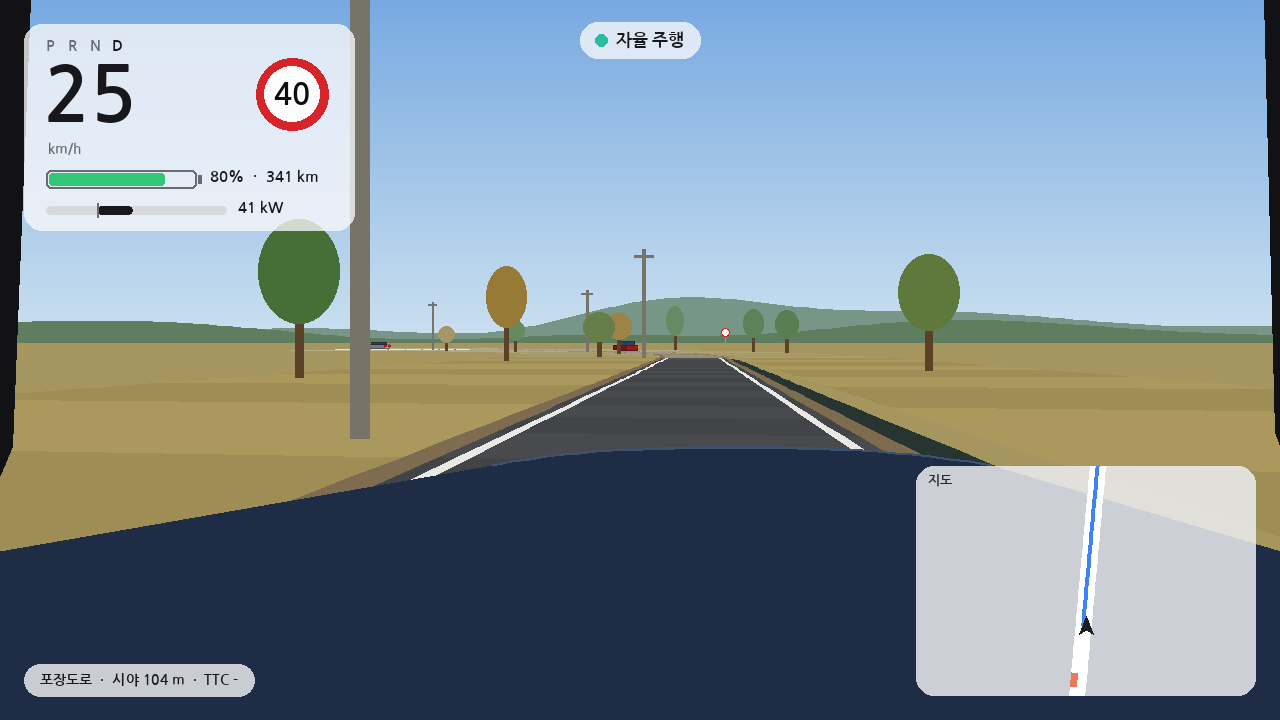
#> input picture autonomous_driving/media/driver_main_still.png, 1280 x 720 px
$ python -i viz.py   (imports and definitions only)
#> lines starting #> are read from the running program, lines starting #| are printed output that depends on the picture
"""인식·추적·예측을 카메라 영상과 옆 평면도에 그리는 도구. 예측 = 색 상자·점선, 정답 = 흰 점선(구별)."""
from __future__ import annotations

import numpy as np
from PIL import Image, ImageDraw, ImageFont

from ..vision.camera import LABELS

PAL = np.array([[0, 0, 0], [90, 90, 90], [255, 255, 255], [0, 120, 255], [255, 0, 200], [255, 140, 0],
                [120, 120, 0], [255, 40, 30], [255, 200, 0], [40, 255, 120], [100, 60, 30]], np.uint8)
COL = dict(car=(0, 160, 255), ped=(255, 0, 200), object=(255, 140, 0), signal=(255, 220, 0))


def overlay(img, cls_map, dets, lamps, alpha=0.35):
    base = Image.fromarray(img).convert("RGBA")
    m = Image.fromarray(PAL[cls_map]).convert("RGBA")
    m.putalpha(int(255 * alpha))
    out = Image.alpha_composite(base, m).convert("RGB")
    dr = ImageDraw.Draw(out)
    for d in dets:
        col = COL.get(d.cls, (255, 255, 0))
        u0, v0, u1, v1 = d.box
        dr.rectangle((u0, v0, u1, v1), outline=col, width=2)
        dr.text((u0, max(0, v0 - 10)), f"{d.cls} {d.dist:.0f}±{d.sigma:.0f}m", fill=col)
    for l in lamps:
        col = {"red": (255, 40, 30), "yellow": (255, 200, 0), "green": (40, 255, 120)}[l.extra["state"]]
        u0, v0, u1, v1 = l.box
        dr.ellipse((u0 - 2, v0 - 2, u1 + 2, v1 + 2), outline=col, width=2)
        dr.text((u0, v0 - 10), f"{l.extra['state']} {l.fwd:.0f}m", fill=col)
    return out


def birdseye(frame, scale=6.0, ahead=50.0, side=12.0):
    """평면도 한 장 (예측 = 색, 정답 = 흰 점선). scale px/m."""
    H = int(ahead * scale) + 40
    W = int(2 * side * scale) + 40
    im = Image.new("RGB", (W, H), (30, 32, 36))
    dr = ImageDraw.Draw(im)
    ox, oy = W // 2, H - 20

    def xy(fwd, left):
        return ox - left * scale, oy - fwd * scale

    # 격자
    for d in range(0, int(ahead) + 1, 10):
        y = oy - d * scale
        dr.line((0, y, W, y), fill=(50, 55, 60))
        dr.text((2, y - 8), f"{d}m", fill=(120, 120, 120))
    # 내 차
    dr.rectangle((ox - 0.9 * scale, oy - 3.25 * scale, ox + 0.9 * scale, oy + 0.75 * scale), outline=(220, 220, 220), width=2)
    # 차선·도로 경계
    marks, lb, rb = frame["lanes"]
    for pts, col in ((marks, (200, 200, 200)), (lb, (180, 180, 80)), (rb, (180, 180, 80))):
        for p in pts:
            if 0 < p[0] < ahead and abs(p[1]) < side:
                u, v = xy(p[0], p[1])
                dr.ellipse((u - 1, v - 1, u + 1, v + 1), fill=col)
    # 예측 경로
    for p in frame["path"]:
        u, v = xy(p[1], p[2])
        if 0 < p[1] < ahead:
            dr.ellipse((u - 2, v - 2, u + 2, v + 2), fill=(80, 220, 80))
    # 추적 물체 + 예측 (색)
    for tid, cls, pe, ve, sig, conf, miss, traj in frame["tracks"]:
        if pe[0] < -2 or pe[0] > ahead or abs(pe[1]) > side:
            continue
        col = COL.get(cls, (255, 255, 0))
        u, v = xy(pe[0], pe[1])
        r = (2.0 if cls == "car" else 0.6) * scale
        if conf:
            dr.ellipse((u - r, v - r, u + r, v + r), outline=col, width=2)
        else:
            dr.ellipse((u - r, v - r, u + r, v + r), outline=col)
        # 2σ 불확실성
        rr = (sig * 2 + 0.5) * scale
        dr.ellipse((u - rr, v - rr, u + rr, v + rr), outline=(*col, ), width=1)
        dr.text((u + 3, v - 8), f"#{tid}", fill=col)
        for t, p, s in traj:
            uu, vv = xy(p[0], p[1])
            if 0 < p[0] < ahead:
                dr.ellipse((uu - 1, vv - 1, uu + 1, vv + 1), fill=col)
                if abs(t - 2.0) < 0.2 or abs(t - 3.0) < 0.2:
                    rs = (s * 2 + 0.5) * scale
                    dr.ellipse((uu - rs, vv - rs, uu + rs, vv + rs), outline=col)
    # 정답 (흰 점선 상자 — 예측과 구별)
    for k, cls, fx, ly, vel, npx in frame["gt"]:
        if 0 < fx < ahead and abs(ly) < side:
            u, v = xy(fx, ly)
            r = (2.0 if cls == "car" else 0.6) * scale
            for d in range(-int(r), int(r) + 1, 3):
                dr.point((u + d, v - r), fill=(255, 255, 255))
                dr.point((u + d, v + r), fill=(255, 255, 255))
                dr.point((u - r, v + d), fill=(255, 255, 255))
                dr.point((u + r, v + d), fill=(255, 255, 255))
    # 신호
    for l in frame["lamps"]:
        col = {"red": (255, 40, 30), "yellow": (255, 200, 0), "green": (40, 255, 120)}[l.extra["state"]]
        stop = l.fwd + 2.45 - 22.0
        if 0 < stop < ahead:
            y = oy - stop * scale
            dr.line((ox - 4 * scale, y, ox + 4 * scale, y), fill=col, width=2)
            dr.text((ox + 4 * scale, y - 8), f"정지선({l.extra['state']})", fill=col)
    note = frame.get("reason") or "정상"
    dr.text((4, 4), f"v={frame['v']*3.6:.0f}km/h  빈공간={frame.get('free',0):.0f}m  {note}", fill=(230, 230, 230))
    dr.text((4, H - 14), "색=예측(인식) · 흰 점선=시뮬 정답(측정용)", fill=(160, 160, 160))
    return im


def compose(frame):
    left = overlay(frame["img"], frame["cls"], frame["dets"], frame["lamps"])
    right = birdseye(frame)
    H = max(left.height, right.height)
    canvas = Image.new("RGB", (left.width + right.width, H), (20, 20, 20))
    canvas.paste(left, (0, 0))
    canvas.paste(right, (left.width, 0))
    return canvas

>>> import cv2
>>> picture = cv2.imread('../../media/driver_main_still.png', cv2.IMREAD_GRAYSCALE)
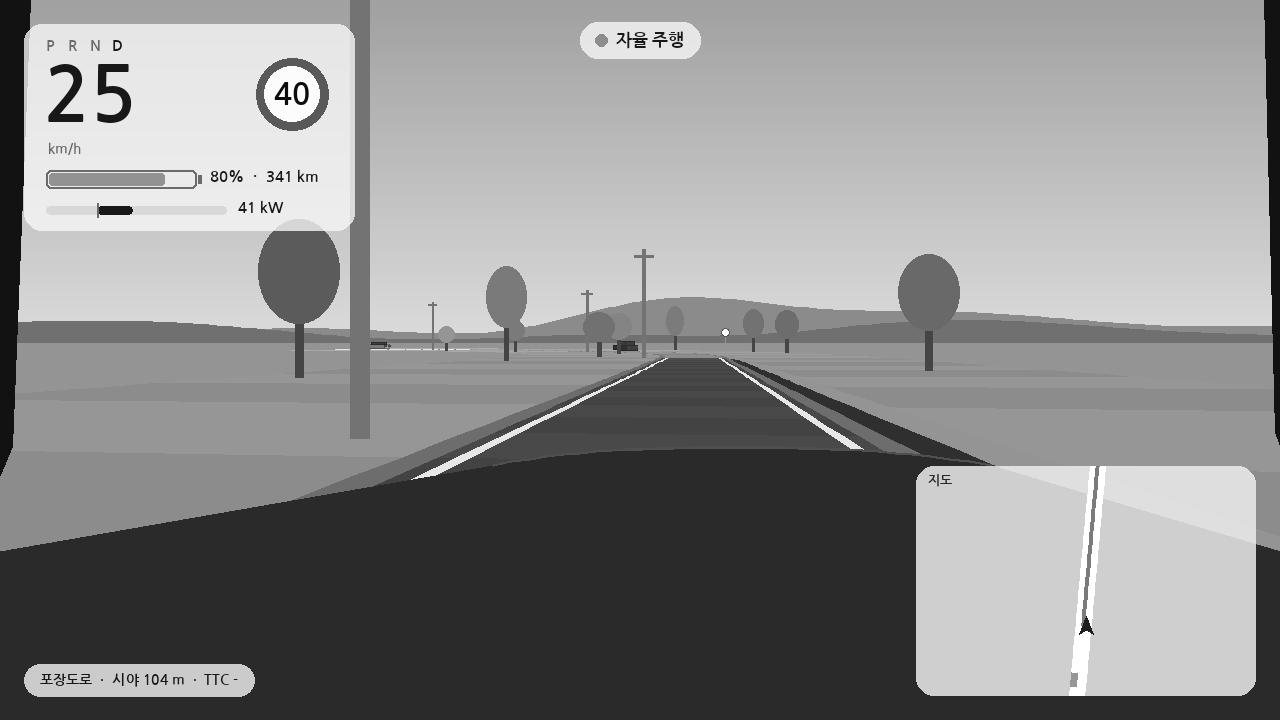
#> picture: shape (720, 1280); min 12, max 255, mean 140.2
>>> result = birdseye(picture)
#> in birdseye, `im = Image.new("RGB", (W, H), (30, 32, 36))`:
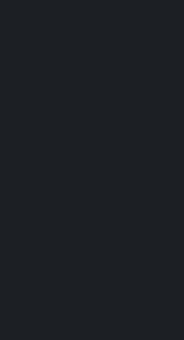
#> im: PIL image 184x340 RGB; mean R, G, B 30, 32, 36
#> (the run stopped early here; a loop or call above may not have finished)

$ run again, on autonomous_driving/media/driver_view_rural_still.png
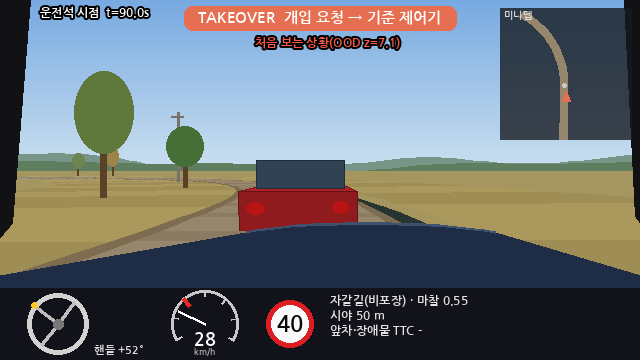
#> input picture autonomous_driving/media/driver_view_rural_still.png, 640 x 360 px
#> `picture = cv2.imread('../../media/driver_main_still.png', cv2.IMREAD_G..`:
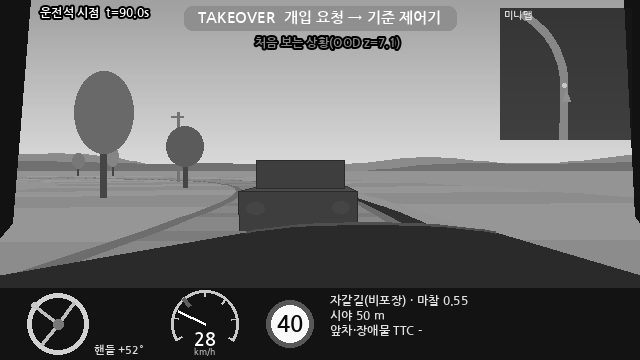
#> picture: shape (360, 640); min 0, max 255, mean 107.7
